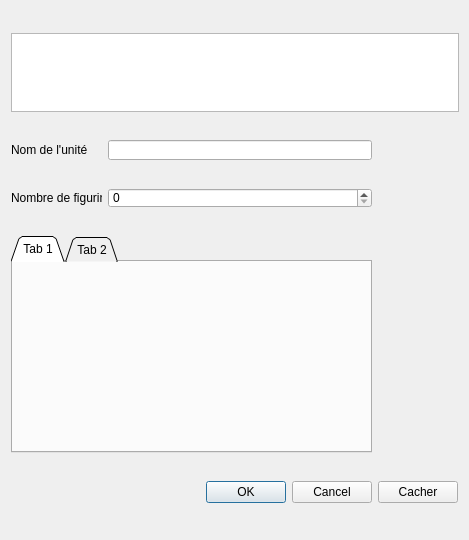
<?xml version="1.0" encoding="UTF-8"?>
<ui version="4.0">
 <class>Affichage</class>
 <widget class="QDialog" name="Affichage">
  <property name="geometry">
   <rect>
    <x>0</x>
    <y>0</y>
    <width>469</width>
    <height>540</height>
   </rect>
  </property>
  <property name="minimumSize">
   <size>
    <width>467</width>
    <height>540</height>
   </size>
  </property>
  <property name="maximumSize">
   <size>
    <width>16777215</width>
    <height>16777215</height>
   </size>
  </property>
  <property name="mouseTracking">
   <bool>true</bool>
  </property>
  <property name="focusPolicy">
   <enum>Qt::WheelFocus</enum>
  </property>
  <property name="contextMenuPolicy">
   <enum>Qt::ActionsContextMenu</enum>
  </property>
  <property name="windowTitle">
   <string>Dialog</string>
  </property>
  <property name="layoutDirection">
   <enum>Qt::LeftToRight</enum>
  </property>
  <property name="autoFillBackground">
   <bool>false</bool>
  </property>
  <layout class="QGridLayout" name="gridLayout">
   <item row="1" column="1">
    <widget class="QLineEdit" name="w_nom">
     <property name="maximumSize">
      <size>
       <width>323</width>
       <height>20</height>
      </size>
     </property>
    </widget>
   </item>
   <item row="1" column="0">
    <widget class="QLabel" name="l_nom">
     <property name="maximumSize">
      <size>
       <width>91</width>
       <height>20</height>
      </size>
     </property>
     <property name="text">
      <string>Nom de l'unité</string>
     </property>
    </widget>
   </item>
   <item row="2" column="0">
    <widget class="QLabel" name="l_nb">
     <property name="maximumSize">
      <size>
       <width>91</width>
       <height>20</height>
      </size>
     </property>
     <property name="text">
      <string>Nombre de figurine</string>
     </property>
    </widget>
   </item>
   <item row="2" column="1">
    <widget class="QSpinBox" name="w_nb">
     <property name="maximumSize">
      <size>
       <width>323</width>
       <height>20</height>
      </size>
     </property>
    </widget>
   </item>
   <item row="4" column="1">
    <widget class="QDialogButtonBox" name="buttonBox">
     <property name="standardButtons">
      <set>QDialogButtonBox::Cancel|QDialogButtonBox::Ok</set>
     </property>
    </widget>
   </item>
   <item row="3" column="0" colspan="2">
    <widget class="QTabWidget" name="w_equipement">
     <property name="maximumSize">
      <size>
       <width>420</width>
       <height>217</height>
      </size>
     </property>
     <property name="tabShape">
      <enum>QTabWidget::Triangular</enum>
     </property>
     <widget class="QWidget" name="tab">
      <attribute name="title">
       <string>Tab 1</string>
      </attribute>
     </widget>
     <widget class="QWidget" name="tab_2">
      <attribute name="title">
       <string>Tab 2</string>
      </attribute>
     </widget>
    </widget>
   </item>
   <item row="0" column="0" colspan="2">
    <widget class="QTableWidget" name="w_carac">
     <property name="minimumSize">
      <size>
       <width>448</width>
       <height>79</height>
      </size>
     </property>
     <property name="maximumSize">
      <size>
       <width>16777215</width>
       <height>79</height>
      </size>
     </property>
     <attribute name="horizontalHeaderDefaultSectionSize">
      <number>40</number>
     </attribute>
    </widget>
   </item>
   <item row="4" column="2">
    <widget class="QPushButton" name="w_show">
     <property name="text">
      <string>Cacher</string>
     </property>
    </widget>
   </item>
  </layout>
 </widget>
 <resources/>
 <connections/>
</ui>
